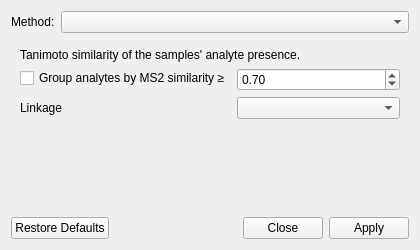
<?xml version="1.0" encoding="UTF-8"?>
<ui version="4.0">
 <class>Dialog</class>
 <widget class="QDialog" name="Dialog">
  <property name="geometry">
   <rect>
    <x>0</x>
    <y>0</y>
    <width>420</width>
    <height>250</height>
   </rect>
  </property>
  <property name="windowTitle">
   <string>Dialog</string>
  </property>
  <layout class="QVBoxLayout" name="verticalLayout">
   <item>
    <layout class="QHBoxLayout" name="horizontalLayout">
     <item>
      <widget class="QLabel" name="labelMethod">
       <property name="text">
        <string>Method:</string>
       </property>
      </widget>
     </item>
     <item>
      <widget class="QComboBox" name="comboMethod">
       <property name="sizePolicy">
        <sizepolicy hsizetype="Expanding" vsizetype="Fixed">
         <horstretch>0</horstretch>
         <verstretch>0</verstretch>
        </sizepolicy>
       </property>
      </widget>
     </item>
    </layout>
   </item>
   <item>
    <widget class="QStackedWidget" name="stackMethod">
     <property name="currentIndex">
      <number>0</number>
     </property>
     <widget class="QWidget" name="pageComposition">
      <layout class="QVBoxLayout" name="verticalLayout_2">
       <item>
        <widget class="QLabel" name="labelComposition">
         <property name="text">
          <string>Tanimoto similarity of the samples' analyte presence.</string>
         </property>
         <property name="wordWrap">
          <bool>true</bool>
         </property>
        </widget>
       </item>
       <item>
        <layout class="QFormLayout" name="formComposition">
         <property name="fieldGrowthPolicy">
          <enum>QFormLayout::AllNonFixedFieldsGrow</enum>
         </property>
         <item row="0" column="0">
          <widget class="QCheckBox" name="checkMs2Grouping">
           <property name="text">
            <string>Group analytes by MS2 similarity ≥</string>
           </property>
          </widget>
         </item>
         <item row="0" column="1">
          <widget class="QDoubleSpinBox" name="spinMs2Threshold">
           <property name="decimals">
            <number>2</number>
           </property>
           <property name="maximum">
            <double>1.000000000000000</double>
           </property>
           <property name="singleStep">
            <double>0.050000000000000</double>
           </property>
           <property name="value">
            <double>0.700000000000000</double>
           </property>
          </widget>
         </item>
         <item row="1" column="0">
          <widget class="QLabel" name="labelLinkage">
           <property name="text">
            <string>Linkage</string>
           </property>
          </widget>
         </item>
         <item row="1" column="1">
          <widget class="QComboBox" name="comboLinkage"/>
         </item>
        </layout>
       </item>
       <item>
        <spacer name="verticalSpacer">
         <property name="orientation">
          <enum>Qt::Vertical</enum>
         </property>
         <property name="sizeHint" stdset="0">
          <size>
           <width>20</width>
           <height>0</height>
          </size>
         </property>
        </spacer>
       </item>
      </layout>
     </widget>
     <widget class="QWidget" name="pageLineage">
      <layout class="QVBoxLayout" name="verticalLayout_3">
       <item>
        <widget class="QLabel" name="labelLineageHelp">
         <property name="text">
          <string>CSV containing a header row, then per sample its name and ranks, coarse to fine.</string>
         </property>
         <property name="wordWrap">
          <bool>true</bool>
         </property>
        </widget>
       </item>
       <item>
        <layout class="QHBoxLayout" name="horizontalLayout_2">
         <item>
          <widget class="QLabel" name="labelLineagePath">
           <property name="sizePolicy">
            <sizepolicy hsizetype="Expanding" vsizetype="Preferred">
             <horstretch>0</horstretch>
             <verstretch>0</verstretch>
            </sizepolicy>
           </property>
           <property name="text">
            <string>TextLabel</string>
           </property>
          </widget>
         </item>
         <item>
          <widget class="QPushButton" name="btnLoadLineage">
           <property name="text">
            <string>Load CSV…</string>
           </property>
          </widget>
         </item>
        </layout>
       </item>
       <item>
        <widget class="QLabel" name="labelLineageReport">
         <property name="text">
          <string>TextLabel</string>
         </property>
         <property name="wordWrap">
          <bool>true</bool>
         </property>
        </widget>
       </item>
       <item>
        <spacer name="verticalSpacer_2">
         <property name="orientation">
          <enum>Qt::Vertical</enum>
         </property>
         <property name="sizeHint" stdset="0">
          <size>
           <width>20</width>
           <height>0</height>
          </size>
         </property>
        </spacer>
       </item>
      </layout>
     </widget>
    </widget>
   </item>
   <item>
    <widget class="QDialogButtonBox" name="buttonBox">
     <property name="orientation">
      <enum>Qt::Horizontal</enum>
     </property>
     <property name="standardButtons">
      <set>QDialogButtonBox::Apply|QDialogButtonBox::Close|QDialogButtonBox::RestoreDefaults</set>
     </property>
    </widget>
   </item>
  </layout>
 </widget>
 <resources/>
 <connections>
  <connection>
   <sender>buttonBox</sender>
   <signal>rejected()</signal>
   <receiver>Dialog</receiver>
   <slot>reject()</slot>
   <hints>
    <hint type="sourcelabel">
     <x>210</x>
     <y>210</y>
    </hint>
    <hint type="destinationlabel">
     <x>210</x>
     <y>115</y>
    </hint>
   </hints>
  </connection>
 </connections>
</ui>
